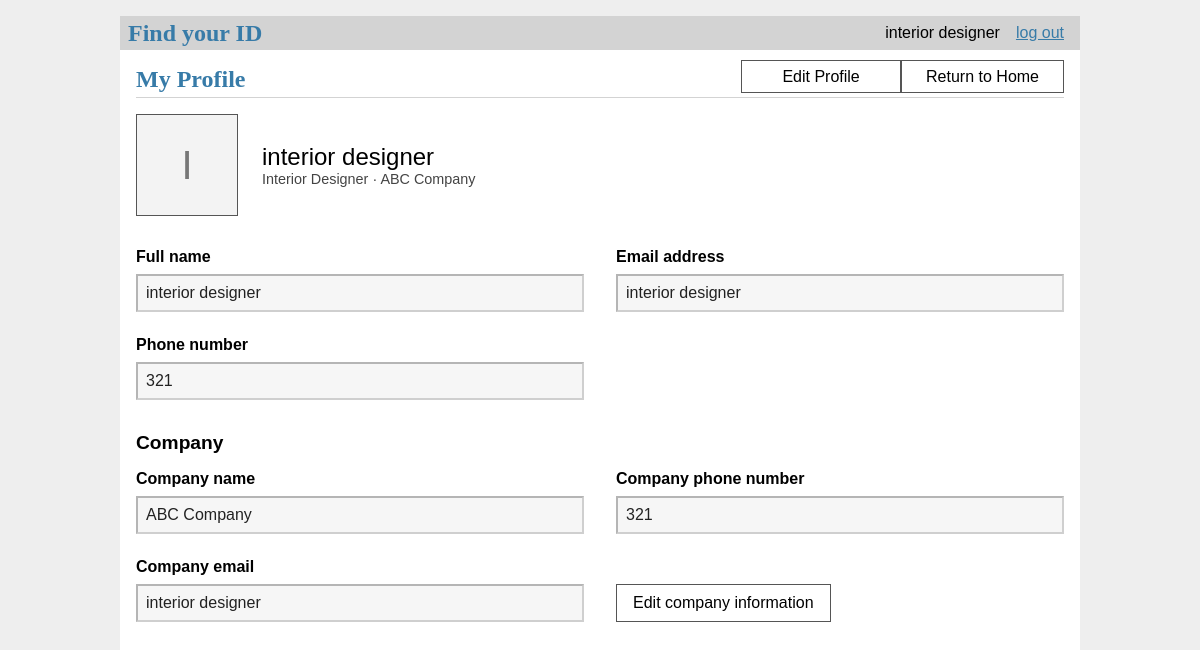
The page /profile (signed in) on the database its author committed.
### tables this page shows
CREATE TABLE user(
    id integer primary key autoincrement,
    name text not null,
    password text not null,
    email text unique not null,
    phone text not null,                       -- text keeps leading zeros / +65
    Usertype text not null
        check (Usertype in ('designer', 'customer', 'manager')),
    created timestamp not null default current_timestamp
);

CREATE TABLE company(
    companyID integer primary key autoincrement,
    companyName text not null,
    companyLine text unique not null,
    companyEmail text
);

### idfinder/boundaries/designer.py (the view)
    @bp.route('/profile')
    @login_required
    @designer_required
    def profile():
        return render_template('designer/profile.html', editing=False, form={},
                        profile=designer_boundary.controller().get_profile(g.user['id']))

### idfinder/boundaries/auth.py (called while the page is built)
    @bp.before_app_request
    def load_logged_in_user():
        user_id = session.get('user_id')
        if user_id is None:
            g.user = None
        else:
            g.user = auth_control.get_user(user_id)  # g.user lasts for the length of the request

### idfinder/boundaries/designer.py (called while the page is built)
    def login_required(view):
        @functools.wraps(view)
        def wrapped_view(**kwargs):
            if g.user is None:
                return redirect(url_for('auth.login'))
            return view(**kwargs)
        return wrapped_view

    def designer_required(view):
        @functools.wraps(view)
        def wrapped_view(**kwargs):
            if g.user['Usertype'] != 'designer':
                abort(403)
            return view(**kwargs)
        return wrapped_view

    def controller():
        return PortfolioController(current_app.config['UPLOAD_FOLDER'])

### idfinder/controller/auth_controller.py (called while the page is built)
    @staticmethod
    def get_user(user_id):
        return Users.get_info(user_id)

### idfinder/controller/portfolio_controller.py (called while the page is built)
    def get_profile(self, designer_id):
        profile = designers.get_profile(designer_id)
        if profile is None:
            raise NotFoundError("Designer profile not found.")
        return profile

### idfinder/db.py (called while the page is built)
def get_db(): #called when app has been created and is handling a request
    if 'db' not in g:
        g.db = sqlite3.connect( #establishes connection to the file pointed by DATABASE in create_app in __init__.py
            current_app.config['DATABASE'],
            detect_types=sqlite3.PARSE_DECLTYPES
        )
        g.db.row_factory = sqlite3.Row #tells the connection to return rows that behave like dicts --> columns can be accessed by name
    return g.db

### idfinder/entities/user.py (called while the page is built)
    @staticmethod
    def get_info(id):
        return get_db().execute('SELECT * FROM user WHERE id = ?', (id,)).fetchone()

    @staticmethod
    def get_profile(id):
        return get_db().execute(
            'SELECT u.id, u.name, u.email, u.phone, u.created,'
            ' c.companyName, c.companyLine, c.companyEmail'
            ' FROM user u JOIN designer d ON d.userID = u.id'
            ' LEFT JOIN company c ON c.companyID = d.companyID'
            ' WHERE u.id = ?', (id,)).fetchone()

### idfinder/templates/designer/profile.html (shortened to what this page needs)
{% extends 'base.html' %}
{% block header %}
  <h1>{% block title %}My Profile{% endblock %}</h1>
  {% if not editing and not editing_company %}
    <a class="action profile-button" href="{{ url_for('designer.edit_profile') }}">Edit Profile</a>
    <a class="action profile-button" href="{{ url_for('home.index') }}">Return to Home</a>
  {% endif %}
{% endblock %}
{% block content %}
  {% set v_name = form.get('name', profile['name']) %}
  {% set v_email = form.get('email', profile['email']) %}
  {% set v_phone = form.get('phone', profile['phone']) %}
  <div class="profile-summary">
    <div class="profile-avatar" aria-hidden="true">{{ (profile['name'] or '?')[:1]|upper }}</div>
    <div>
      <div class="profile-name">{{ profile['name'] }}</div>
      <div class="profile-role">Interior Designer{% if profile['companyName'] %} &middot; {{ profile['companyName'] }}{% endif %}</div>
    </div>
  </div>
  <form method="post">
    <fieldset class="profile-fieldset" {{ '' if editing else 'disabled' }}>
      <div class="profile-fields">
        <div class="profile-field">
          <label for="name">Full name</label>
          <input name="name" id="name" value="{{ v_name }}" required>
        </div>
        <div class="profile-field">
          <label for="email">Email address</label>
          <input type="email" name="email" id="email" value="{{ v_email }}" required>
        </div>
        <div class="profile-field">
          <label for="phone">Phone number</label>
          <input name="phone" id="phone" value="{{ v_phone }}" required>
        </div>
      </div>
    </fieldset>
  </form>
  <h2 class="profile-section-title">Company</h2>
  <form method="post"
    action="{{ url_for('designer.edit_company_profile') }}" method="post">
    <fieldset class="profile-fieldset"
        {% if not editing_company %}disabled{% endif %}>
        <div class="profile-fields company-fields">
          <div class="profile-field">
            <label for="companyName">Company name</label>
            <input id="companyName"
               name="companyName"
               value="{{ form.get('companyName', profile['companyName'] or '') }}"
               required>
          </div>
          <div class="profile-field">
            <label for="companyLine">Company phone number</label>
            <input type="tel"
               id="companyLine"
               name="companyLine"
               value="{{ form.get('companyLine', profile['companyLine'] or '') }}"
               required>
            </div>
          <div class="profile-field">
            <label for="companyEmail">Company email</label>
            <input type="email"
               id="companyEmail"
               name="companyEmail"
               value="{{ form.get('companyEmail', profile['companyEmail'] or '') }}"
               required>
          </div>
          {% if not editing and not editing_company %}
            <div class="company-edit-action">
              <a class="profile-button" href="{{ url_for('designer.edit_company_profile') }}">Edit company information</a>
            </div>
          {% endif %}
        </div>
    </fieldset>
  </form>
{% endblock %}

### idfinder/templates/base.html (shortened to what this page needs)
<!DOCTYPE html>
<link rel="stylesheet" href="{{url_for('static', filename='style.css')}}">
<nav>
    <h1>Find your ID</h1>
    <ul>
        {% if g.user %}
            <li><span>{{g.user['name']}}</span></li>
            <li><a href="{{url_for('auth.log_out_user')}}">log out</a></li>
        {% else %}
            <li><a href="{{url_for('auth.register')}}">register</a></li>
            <li><a href="{{url_for('auth.login')}}">log in</a></li>
        {% endif %}
    </ul>
</nav>
<section class="content">
    <header>
        {% block header %}{% endblock %}
    </header>
    {% block content %}{% endblock %}
</section>

### idfinder/static/style.css (style rules this page uses)
h1 { font-family: serif; color: #377ba8; margin: 1rem 0; }
a { color: #377ba8; }
nav { background: lightgray; display: flex; align-items: center; padding: 0 0.5rem; }
nav h1 { flex: auto; margin: 0; }
nav ul { display: flex; list-style: none; margin: 0; padding: 0; }
nav ul li a, nav ul li span, header .action { display: block; padding: 0.5rem; }
.content { padding: 0 1rem 1rem; }
.content > header { border-bottom: 1px solid lightgray; display: flex; align-items: flex-end; }
.content > header h1 { flex: auto; margin: 1rem 0 0.25rem 0; }
.content:last-child { margin-bottom: 0; }
.content form { margin: 1em 0; display: flex; flex-direction: column; }
.content label { font-weight: bold; margin-bottom: 0.5em; }
.content input, .content textarea { margin-bottom: 1em; }
.profile-button { display: inline-block; box-sizing: border-box; min-width: 10em; padding: 0.4rem 1rem; border: 1px solid #555; background: white; color: inherit; font: inherit; text-align: center; text-decoration: none; cursor: pointer; }
header .action.profile-button { padding: 0.4rem 1.5rem; margin-bottom: 0.25rem; }
.profile-summary { display: flex; align-items: center; gap: 1.5rem; margin: 1rem 0 2rem; }
.profile-avatar { display: grid; place-items: center; width: 100px; height: 100px; border: 1px solid #555; background: #f3f3f3; color: #777; font-size: 2.5rem; }
.profile-name { font-size: 1.5rem; }
.profile-role { color: #444; font-size: 0.9rem; }
.profile-fieldset { border: 0; padding: 0; margin: 0; min-width: 0; }
.profile-fields { display: grid; grid-template-columns: 1fr 1fr; gap: 1.5rem 2rem; }
.profile-field { display: flex; flex-direction: column; }
.content .profile-field input, .content .profile-field select { width: 100%; box-sizing: border-box; padding: 0.5rem; margin-bottom: 0; font: inherit; }
.profile-fieldset:disabled input, .profile-fieldset:disabled select { background: #f6f6f6; color: #222; opacity: 1; }
.profile-section-title { margin: 2rem 0 1rem; font-size: 1.2rem; }
.company-fields { align-items: end; }
.company-edit-action { align-self: end; }
.company-edit-action .profile-button { display: inline-flex;align-items: center;justify-content: center;min-height: 2.4rem;margin: 0; }

### rows shown on the page
user: user.name "interior designer", name "I", name "interior designer", email "interior designer", phone "321"
company: companyName "ABC Company", companyLine "321", companyEmail "interior designer"
